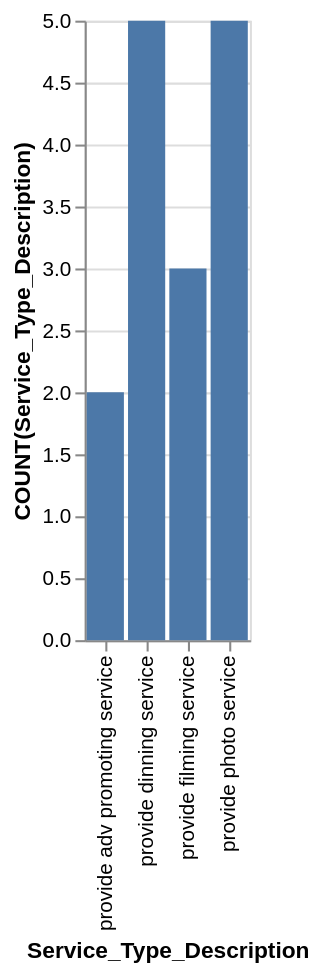

Specify this chart in Vega-Lite:
### Vega-Lite specification from a JSON file in a GitHub repository (floating-point values rounded to 4 significant figures)
{"data": {"values": [{"x_data": "provide adv promoting service", "y_data": 2}, {"x_data": "provide dinning service", "y_data": 5}, {"x_data": "provide filming service", "y_data": 3}, {"x_data": "provide photo service", "y_data": 5}]}, "mark": "bar", "encoding": {"x": {"field": "x_data", "type": "nominal", "title": "Service_Type_Description", "sort": "ascending"}, "y": {"field": "y_data", "type": "quantitative", "title": "COUNT(Service_Type_Description)"}}}
